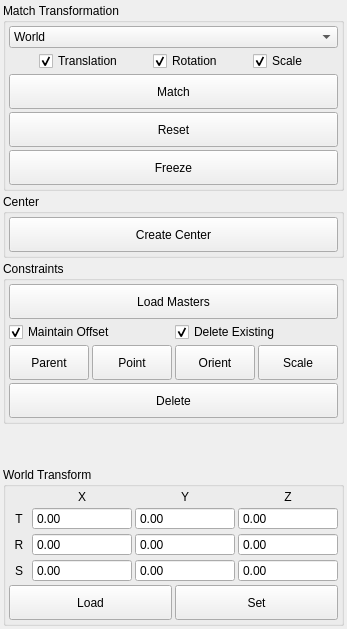
      <widget class="QWidget" name="tab_3">
       <attribute name="title">
        <string>Transform</string>
       </attribute>
       <layout class="QVBoxLayout" name="verticalLayout_16">
        <property name="spacing">
         <number>3</number>
        </property>
        <property name="margin">
         <number>3</number>
        </property>
        <item>
         <widget class="QGroupBox" name="groupBox_8">
          <property name="title">
           <string>Match Transformation</string>
          </property>
          <layout class="QVBoxLayout" name="verticalLayout_12">
           <property name="spacing">
            <number>3</number>
           </property>
           <property name="margin">
            <number>3</number>
           </property>
           <item>
            <widget class="QComboBox" name="uiSpaceCBOX">
             <item>
              <property name="text">
               <string>World</string>
              </property>
             </item>
             <item>
              <property name="text">
               <string>Local</string>
              </property>
             </item>
            </widget>
           </item>
           <item>
            <layout class="QHBoxLayout" name="horizontalLayout_17">
             <property name="spacing">
              <number>0</number>
             </property>
             <item>
              <widget class="QCheckBox" name="uiMatchTranslationCHK">
               <property name="sizePolicy">
                <sizepolicy hsizetype="Maximum" vsizetype="Fixed">
                 <horstretch>0</horstretch>
                 <verstretch>0</verstretch>
                </sizepolicy>
               </property>
               <property name="text">
                <string>Translation</string>
               </property>
               <property name="checked">
                <bool>true</bool>
               </property>
               <property name="autoRepeat">
                <bool>false</bool>
               </property>
               <property name="autoExclusive">
                <bool>false</bool>
               </property>
              </widget>
             </item>
             <item>
              <widget class="QCheckBox" name="uiMatchRotationCHK">
               <property name="sizePolicy">
                <sizepolicy hsizetype="Maximum" vsizetype="Fixed">
                 <horstretch>0</horstretch>
                 <verstretch>0</verstretch>
                </sizepolicy>
               </property>
               <property name="text">
                <string>Rotation</string>
               </property>
               <property name="checked">
                <bool>true</bool>
               </property>
               <property name="autoRepeat">
                <bool>false</bool>
               </property>
               <property name="autoExclusive">
                <bool>false</bool>
               </property>
              </widget>
             </item>
             <item>
              <widget class="QCheckBox" name="uiMatchScaleCHK">
               <property name="sizePolicy">
                <sizepolicy hsizetype="Maximum" vsizetype="Fixed">
                 <horstretch>0</horstretch>
                 <verstretch>0</verstretch>
                </sizepolicy>
               </property>
               <property name="text">
                <string>Scale</string>
               </property>
               <property name="checked">
                <bool>true</bool>
               </property>
               <property name="autoRepeat">
                <bool>false</bool>
               </property>
               <property name="autoExclusive">
                <bool>false</bool>
               </property>
              </widget>
             </item>
            </layout>
           </item>
           <item>
            <widget class="QPushButton" name="uiMatchTransformationBTN">
             <property name="sizePolicy">
              <sizepolicy hsizetype="Expanding" vsizetype="Preferred">
               <horstretch>0</horstretch>
               <verstretch>0</verstretch>
              </sizepolicy>
             </property>
             <property name="minimumSize">
              <size>
               <width>0</width>
               <height>35</height>
              </size>
             </property>
             <property name="maximumSize">
              <size>
               <width>8000</width>
               <height>8000</height>
              </size>
             </property>
             <property name="text">
              <string>Match</string>
             </property>
             <property name="flat">
              <bool>false</bool>
             </property>
             <property name="bgColor" stdset="0">
              <string>lightOrange</string>
             </property>
            </widget>
           </item>
           <item>
            <widget class="QPushButton" name="uiResetTransformsBTN">
             <property name="sizePolicy">
              <sizepolicy hsizetype="Expanding" vsizetype="Preferred">
               <horstretch>0</horstretch>
               <verstretch>0</verstretch>
              </sizepolicy>
             </property>
             <property name="minimumSize">
              <size>
               <width>0</width>
               <height>35</height>
              </size>
             </property>
             <property name="maximumSize">
              <size>
               <width>8000</width>
               <height>8000</height>
              </size>
             </property>
             <property name="text">
              <string>Reset</string>
             </property>
             <property name="bgColor" stdset="0">
              <string>lightRed</string>
             </property>
            </widget>
           </item>
           <item>
            <widget class="QPushButton" name="uiFreezeTransformsBTN">
             <property name="sizePolicy">
              <sizepolicy hsizetype="Expanding" vsizetype="Preferred">
               <horstretch>0</horstretch>
               <verstretch>0</verstretch>
              </sizepolicy>
             </property>
             <property name="minimumSize">
              <size>
               <width>0</width>
               <height>35</height>
              </size>
             </property>
             <property name="maximumSize">
              <size>
               <width>8000</width>
               <height>8000</height>
              </size>
             </property>
             <property name="text">
              <string>Freeze</string>
             </property>
             <property name="bgColor" stdset="0">
              <string>lightBlue</string>
             </property>
            </widget>
           </item>
          </layout>
         </widget>
        </item>
        <item>
         <widget class="QGroupBox" name="groupBox_16">
          <property name="title">
           <string>Center</string>
          </property>
          <layout class="QVBoxLayout" name="verticalLayout_15">
           <property name="spacing">
            <number>3</number>
           </property>
           <property name="margin">
            <number>3</number>
           </property>
           <item>
            <widget class="QPushButton" name="uiCreateCenterBTN">
             <property name="sizePolicy">
              <sizepolicy hsizetype="Expanding" vsizetype="Preferred">
               <horstretch>0</horstretch>
               <verstretch>0</verstretch>
              </sizepolicy>
             </property>
             <property name="minimumSize">
              <size>
               <width>0</width>
               <height>35</height>
              </size>
             </property>
             <property name="maximumSize">
              <size>
               <width>8000</width>
               <height>8000</height>
              </size>
             </property>
             <property name="text">
              <string>Create Center</string>
             </property>
             <property name="bgColor" stdset="0">
              <string>lightYellow</string>
             </property>
            </widget>
           </item>
          </layout>
         </widget>
        </item>
        <item>
         <widget class="QGroupBox" name="groupBox_5">
          <property name="title">
           <string>Constraints</string>
          </property>
          <layout class="QGridLayout" name="gridLayout_6">
           <property name="margin">
            <number>3</number>
           </property>
           <property name="spacing">
            <number>3</number>
           </property>
           <item row="3" column="2">
            <widget class="QPushButton" name="uiCnsOrientBTN">
             <property name="sizePolicy">
              <sizepolicy hsizetype="Expanding" vsizetype="Preferred">
               <horstretch>0</horstretch>
               <verstretch>0</verstretch>
              </sizepolicy>
             </property>
             <property name="minimumSize">
              <size>
               <width>0</width>
               <height>35</height>
              </size>
             </property>
             <property name="maximumSize">
              <size>
               <width>8000</width>
               <height>8000</height>
              </size>
             </property>
             <property name="text">
              <string>Orient</string>
             </property>
             <property name="bgColor" stdset="0">
              <string>lightOrange</string>
             </property>
            </widget>
           </item>
           <item row="3" column="0">
            <widget class="QPushButton" name="uiCnsParentBTN">
             <property name="sizePolicy">
              <sizepolicy hsizetype="Expanding" vsizetype="Preferred">
               <horstretch>0</horstretch>
               <verstretch>0</verstretch>
              </sizepolicy>
             </property>
             <property name="minimumSize">
              <size>
               <width>0</width>
               <height>35</height>
              </size>
             </property>
             <property name="maximumSize">
              <size>
               <width>8000</width>
               <height>8000</height>
              </size>
             </property>
             <property name="text">
              <string>Parent</string>
             </property>
             <property name="bgColor" stdset="0">
              <string>lightOrange</string>
             </property>
            </widget>
           </item>
           <item row="3" column="1">
            <widget class="QPushButton" name="uiCnsPointBTN">
             <property name="sizePolicy">
              <sizepolicy hsizetype="Expanding" vsizetype="Preferred">
               <horstretch>0</horstretch>
               <verstretch>0</verstretch>
              </sizepolicy>
             </property>
             <property name="minimumSize">
              <size>
               <width>0</width>
               <height>35</height>
              </size>
             </property>
             <property name="maximumSize">
              <size>
               <width>8000</width>
               <height>8000</height>
              </size>
             </property>
             <property name="text">
              <string>Point</string>
             </property>
             <property name="bgColor" stdset="0">
              <string>lightOrange</string>
             </property>
            </widget>
           </item>
           <item row="3" column="3">
            <widget class="QPushButton" name="uiCnsScaleBTN">
             <property name="sizePolicy">
              <sizepolicy hsizetype="Expanding" vsizetype="Preferred">
               <horstretch>0</horstretch>
               <verstretch>0</verstretch>
              </sizepolicy>
             </property>
             <property name="minimumSize">
              <size>
               <width>0</width>
               <height>35</height>
              </size>
             </property>
             <property name="maximumSize">
              <size>
               <width>8000</width>
               <height>8000</height>
              </size>
             </property>
             <property name="text">
              <string>Scale</string>
             </property>
             <property name="bgColor" stdset="0">
              <string>lightOrange</string>
             </property>
            </widget>
           </item>
           <item row="0" column="0" colspan="4">
            <widget class="QPushButton" name="uiLoadCnsMastersBTN">
             <property name="sizePolicy">
              <sizepolicy hsizetype="Expanding" vsizetype="Preferred">
               <horstretch>0</horstretch>
               <verstretch>0</verstretch>
              </sizepolicy>
             </property>
             <property name="minimumSize">
              <size>
               <width>0</width>
               <height>35</height>
              </size>
             </property>
             <property name="maximumSize">
              <size>
               <width>8000</width>
               <height>8000</height>
              </size>
             </property>
             <property name="text">
              <string>Load Masters</string>
             </property>
             <property name="bgColor" stdset="0">
              <string>lightBlue</string>
             </property>
            </widget>
           </item>
           <item row="2" column="0" colspan="2">
            <widget class="QCheckBox" name="uiMaintainOffsetCHK">
             <property name="text">
              <string>Maintain Offset</string>
             </property>
             <property name="checked">
              <bool>true</bool>
             </property>
            </widget>
           </item>
           <item row="2" column="2" colspan="2">
            <widget class="QCheckBox" name="uiDeleteExistingCnsCHK">
             <property name="text">
              <string>Delete Existing</string>
             </property>
             <property name="checked">
              <bool>true</bool>
             </property>
            </widget>
           </item>
           <item row="4" column="0" colspan="4">
            <widget class="QPushButton" name="uiDeleteCnsBTN">
             <property name="sizePolicy">
              <sizepolicy hsizetype="Expanding" vsizetype="Preferred">
               <horstretch>0</horstretch>
               <verstretch>0</verstretch>
              </sizepolicy>
             </property>
             <property name="minimumSize">
              <size>
               <width>0</width>
               <height>35</height>
              </size>
             </property>
             <property name="maximumSize">
              <size>
               <width>8000</width>
               <height>8000</height>
              </size>
             </property>
             <property name="text">
              <string>Delete</string>
             </property>
             <property name="bgColor" stdset="0">
              <string>lightRed</string>
             </property>
            </widget>
           </item>
          </layout>
         </widget>
        </item>
        <item>
         <spacer name="verticalSpacer_6">
          <property name="orientation">
           <enum>Qt::Vertical</enum>
          </property>
          <property name="sizeHint" stdset="0">
           <size>
            <width>20</width>
            <height>40</height>
           </size>
          </property>
         </spacer>
        </item>
        <item>
         <widget class="QGroupBox" name="groupBox_12">
          <property name="title">
           <string>World Transform</string>
          </property>
          <layout class="QVBoxLayout" name="verticalLayout_17">
           <property name="spacing">
            <number>3</number>
           </property>
           <property name="margin">
            <number>3</number>
           </property>
           <item>
            <layout class="QGridLayout" name="gridLayout_5">
             <property name="spacing">
              <number>3</number>
             </property>
             <item row="1" column="0">
              <widget class="QLabel" name="label">
               <property name="sizePolicy">
                <sizepolicy hsizetype="Fixed" vsizetype="Preferred">
                 <horstretch>0</horstretch>
                 <verstretch>0</verstretch>
                </sizepolicy>
               </property>
               <property name="minimumSize">
                <size>
                 <width>20</width>
                 <height>0</height>
                </size>
               </property>
               <property name="maximumSize">
                <size>
                 <width>16777215</width>
                 <height>16777215</height>
                </size>
               </property>
               <property name="text">
                <string>T</string>
               </property>
               <property name="alignment">
                <set>Qt::AlignCenter</set>
               </property>
              </widget>
             </item>
             <item row="2" column="0">
              <widget class="QLabel" name="label_2">
               <property name="sizePolicy">
                <sizepolicy hsizetype="Fixed" vsizetype="Preferred">
                 <horstretch>0</horstretch>
                 <verstretch>0</verstretch>
                </sizepolicy>
               </property>
               <property name="minimumSize">
                <size>
                 <width>20</width>
                 <height>0</height>
                </size>
               </property>
               <property name="maximumSize">
                <size>
                 <width>16777215</width>
                 <height>16777215</height>
                </size>
               </property>
               <property name="text">
                <string>R</string>
               </property>
               <property name="alignment">
                <set>Qt::AlignCenter</set>
               </property>
              </widget>
             </item>
             <item row="3" column="0">
              <widget class="QLabel" name="label_3">
               <property name="sizePolicy">
                <sizepolicy hsizetype="Fixed" vsizetype="Preferred">
                 <horstretch>0</horstretch>
                 <verstretch>0</verstretch>
                </sizepolicy>
               </property>
               <property name="minimumSize">
                <size>
                 <width>20</width>
                 <height>0</height>
                </size>
               </property>
               <property name="maximumSize">
                <size>
                 <width>16777215</width>
                 <height>16777215</height>
                </size>
               </property>
               <property name="text">
                <string>S</string>
               </property>
               <property name="alignment">
                <set>Qt::AlignCenter</set>
               </property>
              </widget>
             </item>
             <item row="0" column="1">
              <widget class="QLabel" name="label_5">
               <property name="text">
                <string>X</string>
               </property>
               <property name="alignment">
                <set>Qt::AlignCenter</set>
               </property>
              </widget>
             </item>
             <item row="0" column="2">
              <widget class="QLabel" name="label_6">
               <property name="text">
                <string>Y</string>
               </property>
               <property name="alignment">
                <set>Qt::AlignCenter</set>
               </property>
              </widget>
             </item>
             <item row="0" column="3">
              <widget class="QLabel" name="label_7">
               <property name="text">
                <string>Z</string>
               </property>
               <property name="alignment">
                <set>Qt::AlignCenter</set>
               </property>
              </widget>
             </item>
             <item row="1" column="1">
              <widget class="QDoubleSpinBox" name="uiTXSPN">
               <property name="sizePolicy">
                <sizepolicy hsizetype="Preferred" vsizetype="Fixed">
                 <horstretch>0</horstretch>
                 <verstretch>0</verstretch>
                </sizepolicy>
               </property>
               <property name="frame">
                <bool>true</bool>
               </property>
               <property name="buttonSymbols">
                <enum>QAbstractSpinBox::NoButtons</enum>
               </property>
               <property name="keyboardTracking">
                <bool>true</bool>
               </property>
               <property name="minimum">
                <double>-999999999.000000000000000</double>
               </property>
               <property name="maximum">
                <double>999999999.000000000000000</double>
               </property>
              </widget>
             </item>
             <item row="1" column="2">
              <widget class="QDoubleSpinBox" name="uiTYSPN">
               <property name="sizePolicy">
                <sizepolicy hsizetype="Preferred" vsizetype="Fixed">
                 <horstretch>0</horstretch>
                 <verstretch>0</verstretch>
                </sizepolicy>
               </property>
               <property name="buttonSymbols">
                <enum>QAbstractSpinBox::NoButtons</enum>
               </property>
               <property name="minimum">
                <double>-999999999.000000000000000</double>
               </property>
               <property name="maximum">
                <double>999999999.000000000000000</double>
               </property>
              </widget>
             </item>
             <item row="1" column="3">
              <widget class="QDoubleSpinBox" name="uiTZSPN">
               <property name="sizePolicy">
                <sizepolicy hsizetype="Preferred" vsizetype="Fixed">
                 <horstretch>0</horstretch>
                 <verstretch>0</verstretch>
                </sizepolicy>
               </property>
               <property name="buttonSymbols">
                <enum>QAbstractSpinBox::NoButtons</enum>
               </property>
               <property name="minimum">
                <double>-999999999.000000000000000</double>
               </property>
               <property name="maximum">
                <double>999999999.000000000000000</double>
               </property>
              </widget>
             </item>
             <item row="2" column="1">
              <widget class="QDoubleSpinBox" name="uiRXSPN">
               <property name="sizePolicy">
                <sizepolicy hsizetype="Preferred" vsizetype="Fixed">
                 <horstretch>0</horstretch>
                 <verstretch>0</verstretch>
                </sizepolicy>
               </property>
               <property name="buttonSymbols">
                <enum>QAbstractSpinBox::NoButtons</enum>
               </property>
               <property name="minimum">
                <double>-999999999.000000000000000</double>
               </property>
               <property name="maximum">
                <double>999999999.000000000000000</double>
               </property>
              </widget>
             </item>
             <item row="2" column="2">
              <widget class="QDoubleSpinBox" name="uiRYSPN">
               <property name="sizePolicy">
                <sizepolicy hsizetype="Preferred" vsizetype="Fixed">
                 <horstretch>0</horstretch>
                 <verstretch>0</verstretch>
                </sizepolicy>
               </property>
               <property name="buttonSymbols">
                <enum>QAbstractSpinBox::NoButtons</enum>
               </property>
               <property name="minimum">
                <double>-999999999.000000000000000</double>
               </property>
               <property name="maximum">
                <double>999999999.000000000000000</double>
               </property>
              </widget>
             </item>
             <item row="2" column="3">
              <widget class="QDoubleSpinBox" name="uiRZSPN">
               <property name="sizePolicy">
                <sizepolicy hsizetype="Preferred" vsizetype="Fixed">
                 <horstretch>0</horstretch>
                 <verstretch>0</verstretch>
                </sizepolicy>
               </property>
               <property name="buttonSymbols">
                <enum>QAbstractSpinBox::NoButtons</enum>
               </property>
               <property name="minimum">
                <double>-999999999.000000000000000</double>
               </property>
               <property name="maximum">
                <double>999999999.000000000000000</double>
               </property>
              </widget>
             </item>
             <item row="3" column="1">
              <widget class="QDoubleSpinBox" name="uiSXSPN">
               <property name="sizePolicy">
                <sizepolicy hsizetype="Preferred" vsizetype="Fixed">
                 <horstretch>0</horstretch>
                 <verstretch>0</verstretch>
                </sizepolicy>
               </property>
               <property name="buttonSymbols">
                <enum>QAbstractSpinBox::NoButtons</enum>
               </property>
               <property name="minimum">
                <double>-999999999.000000000000000</double>
               </property>
               <property name="maximum">
                <double>999999999.000000000000000</double>
               </property>
              </widget>
             </item>
             <item row="3" column="2">
              <widget class="QDoubleSpinBox" name="uiSYSPN">
               <property name="sizePolicy">
                <sizepolicy hsizetype="Preferred" vsizetype="Fixed">
                 <horstretch>0</horstretch>
                 <verstretch>0</verstretch>
                </sizepolicy>
               </property>
               <property name="buttonSymbols">
                <enum>QAbstractSpinBox::NoButtons</enum>
               </property>
               <property name="minimum">
                <double>-999999999.000000000000000</double>
               </property>
               <property name="maximum">
                <double>999999999.000000000000000</double>
               </property>
              </widget>
             </item>
             <item row="3" column="3">
              <widget class="QDoubleSpinBox" name="uiSZSPN">
               <property name="sizePolicy">
                <sizepolicy hsizetype="Preferred" vsizetype="Fixed">
                 <horstretch>0</horstretch>
                 <verstretch>0</verstretch>
                </sizepolicy>
               </property>
               <property name="buttonSymbols">
                <enum>QAbstractSpinBox::NoButtons</enum>
               </property>
               <property name="minimum">
                <double>-999999999.000000000000000</double>
               </property>
               <property name="maximum">
                <double>999999999.000000000000000</double>
               </property>
              </widget>
             </item>
            </layout>
           </item>
           <item>
            <layout class="QHBoxLayout" name="horizontalLayout_8">
             <item>
              <widget class="QPushButton" name="uiLoadGlobalTfmBTN">
               <property name="sizePolicy">
                <sizepolicy hsizetype="Preferred" vsizetype="Preferred">
                 <horstretch>0</horstretch>
                 <verstretch>0</verstretch>
                </sizepolicy>
               </property>
               <property name="minimumSize">
                <size>
                 <width>0</width>
                 <height>35</height>
                </size>
               </property>
               <property name="maximumSize">
                <size>
                 <width>8000</width>
                 <height>8000</height>
                </size>
               </property>
               <property name="text">
                <string>Load</string>
               </property>
               <property name="flat">
                <bool>false</bool>
               </property>
               <property name="bgColor" stdset="0">
                <string>lightOrange</string>
               </property>
              </widget>
             </item>
             <item>
              <widget class="QPushButton" name="uiSetGlobalTfmBTN">
               <property name="sizePolicy">
                <sizepolicy hsizetype="Preferred" vsizetype="Preferred">
                 <horstretch>0</horstretch>
                 <verstretch>0</verstretch>
                </sizepolicy>
               </property>
               <property name="minimumSize">
                <size>
                 <width>0</width>
                 <height>35</height>
                </size>
               </property>
               <property name="maximumSize">
                <size>
                 <width>8000</width>
                 <height>8000</height>
                </size>
               </property>
               <property name="text">
                <string>Set</string>
               </property>
               <property name="bgColor" stdset="0">
                <string>lightRed</string>
               </property>
              </widget>
             </item>
            </layout>
           </item>
          </layout>
         </widget>
        </item>
       </layout>
      </widget>
